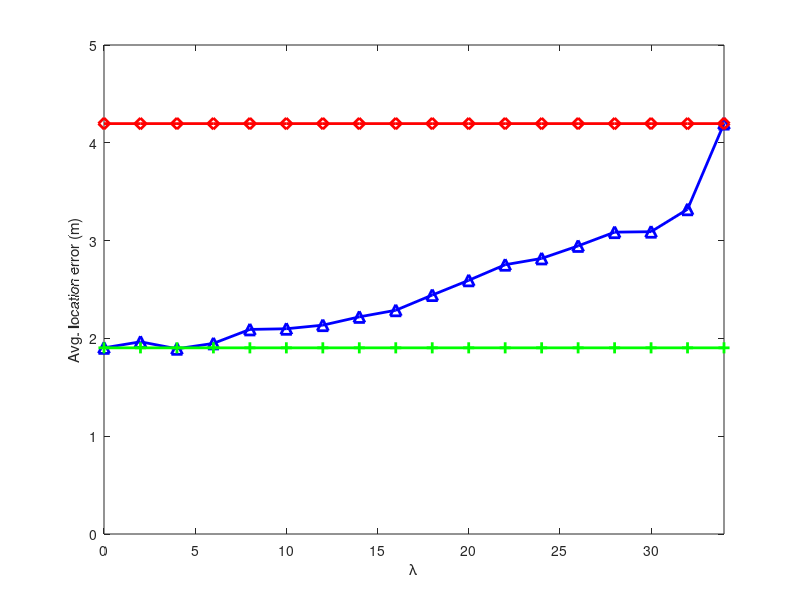

MATLAB code to generate this figure: (Note: this script raises an error after producing the figure.)
load ./mat/lambda_dist.mat;
%% Draw the average error distance of radar method
x=1:2:35;
v0=mean(dist3(1,:));   %lamda=0 , just no truncation
v34=mean(dist3(35,:)); %lamda=34, median method
m0=zeros(1,35);
m34=zeros(1,35);
m0 (:)= v0;
m34(:)=v34;

h=figure;
x=1:2:35;
x=x-1; % x needs start from 0
plot(x,mean(dist3(1:2:35,:),2),'-b^','linewidth',2,'markersize',8);
hold on
plot(x,m0(1:2:35),'-g+','linewidth',2,'markersize',8)
hold on
plot(x,m34(1:2:35),'-rd','linewidth',2,'markersize',8)
xlim([0,34])
ylim([0,5])
xlabel('\lambda')
ylabel('Avg. location error (m)')
legend('TDFM','Radar','Median','location','se')
set(gca,'fontsize',18)

set(h,'Units','Inches');
pos = get(h,'Position');
set(h,'PaperPositionMode','Auto','PaperUnits','Inches','PaperSize',[pos(3), pos(4)])
print(h,'filename','-dpdf','-r0')

%% Draw the median error distance of radar method

v0=median(dist3(1,:));
v34=median(dist3(35,:));
m0=zeros(1,35);
m34=zeros(1,35);

m0 (:)= v0;
m34(:)=v34;
h=figure;
x=1:2:35;
x=x-1;
plot(x,median(dist3(1:2:35,:),2),'-b^','linewidth',2,'markersize',8);
hold on
plot(x,m0(1:2:35),'-g+','linewidth',2,'markersize',8)
hold on
plot(x,m34(1:2:35),'-rd','linewidth',2,'markersize',8)
xlim([0,34])
ylim([0,5])
xlabel('\lambda')
ylabel('Median error distance (m)')
legend('\lambda Truncation','No Truncation','Median','location','se')
set(gca,'fontsize',18)

set(h,'Units','Inches');
pos = get(h,'Position');
set(h,'PaperPositionMode','Auto','PaperUnits','Inches','PaperSize',[pos(3), pos(4)])
print(h,'filename','-dpdf','-r0')